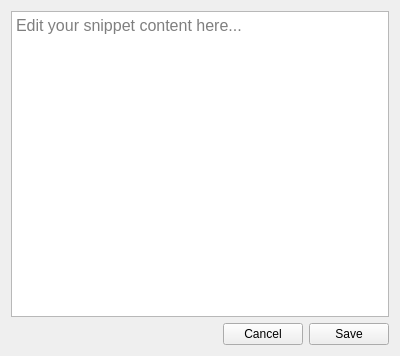
<?xml version="1.0" encoding="UTF-8"?>
<ui version="4.0">
 <class>EditCardWidget</class>
 <widget class="QWidget" name="EditCardWidget">
  <property name="geometry">
   <rect>
    <x>0</x>
    <y>0</y>
    <width>400</width>
    <height>356</height>
   </rect>
  </property>
  <property name="sizePolicy">
   <sizepolicy hsizetype="Preferred" vsizetype="Preferred">
    <horstretch>0</horstretch>
    <verstretch>0</verstretch>
   </sizepolicy>
  </property>
  <property name="windowTitle">
   <string>Edit Snippet Card</string>
  </property>
  <layout class="QVBoxLayout" name="verticalLayout">
   <item>
    <widget class="QTextEdit" name="txt_snippet_content">
     <property name="minimumSize">
      <size>
       <width>0</width>
       <height>300</height>
      </size>
     </property>
     <property name="maximumSize">
      <size>
       <width>16777215</width>
       <height>450</height>
      </size>
     </property>
     <property name="font">
      <font>
       <pointsize>12</pointsize>
      </font>
     </property>
     <property name="placeholderText">
      <string>Edit your snippet content here...</string>
     </property>
    </widget>
   </item>
   <item>
    <layout class="QHBoxLayout" name="horizontalLayout">
     <item>
      <spacer name="horizontalSpacer">
       <property name="orientation">
        <enum>Qt::Horizontal</enum>
       </property>
       <property name="sizeHint" stdset="0">
        <size>
         <width>40</width>
         <height>20</height>
        </size>
       </property>
      </spacer>
     </item>
     <item>
      <widget class="QPushButton" name="btn_cancel_edit">
       <property name="text">
        <string>Cancel</string>
       </property>
      </widget>
     </item>
     <item>
      <widget class="QPushButton" name="btn_save_edit">
       <property name="text">
        <string>Save</string>
       </property>
      </widget>
     </item>
    </layout>
   </item>
  </layout>
 </widget>
 <resources/>
 <connections/>
</ui>
